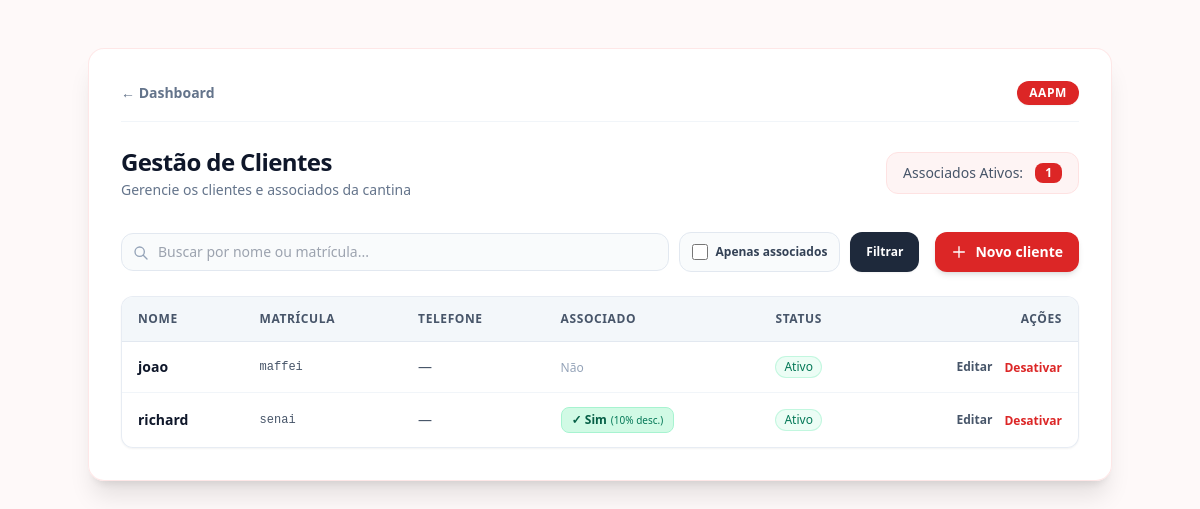
The app's page /clientes/ (signed in), older data.
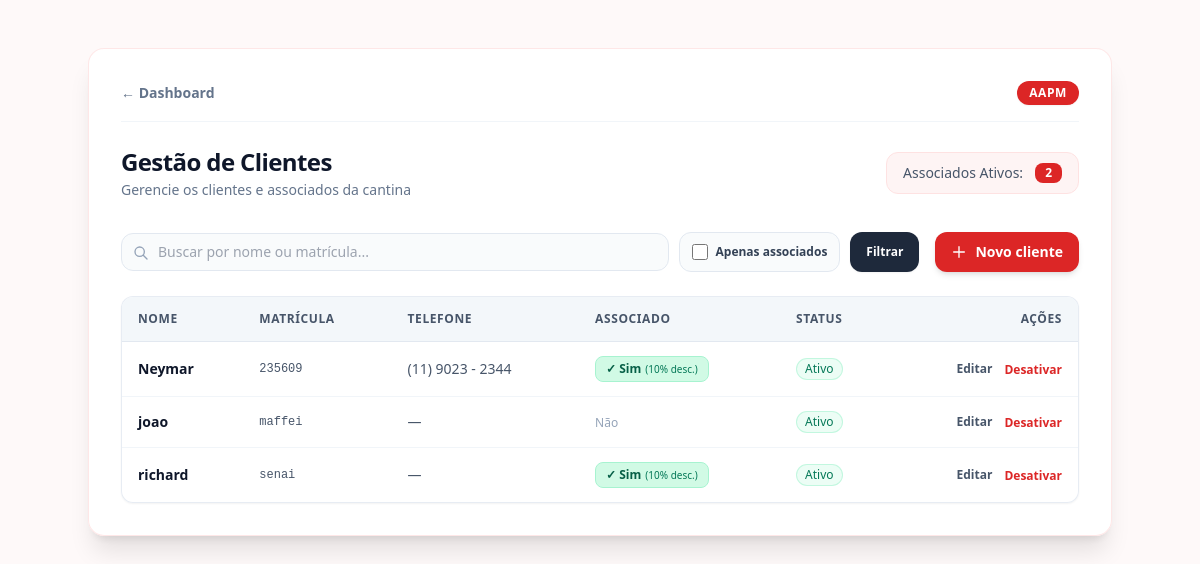
The same page, newer data.
### app/models/cliente.py (models this page shows, shortened)
class Cliente(Base):
    __tablename__ = "clientes"
    id         = Column(Integer, primary_key=True, index=True)
    nome       = Column(String(150), nullable=False, index=True)
    matricula  = Column(String(50), nullable=True, unique=True)
    telefone   = Column(String(20), nullable=True)
    is_associado = Column(Boolean, default=False, nullable=False)
    ativo      = Column(Boolean, default=True)
    criado_em  = Column(DateTime, server_default=func.now())
    vendas = relationship("Venda", back_populates="cliente")

### app/controllers/cliente_controller.py (the view)
@router.get("/")
def listar_clientes(
    request: Request,
    busca: str = "",
    apenas_associados: bool = False,
    db: Session = Depends(get_db),
    admin = Depends(get_admin)
):
    query = db.query(Cliente)
    if busca:
        query = query.filter(
            Cliente.nome.ilike(f"%{busca}%") |
            Cliente.matricula.ilike(f"%{busca}%")
        )
    if apenas_associados:
        query = query.filter(Cliente.is_associado == True)
    clientes = query.order_by(Cliente.nome).all()
    total_associados = db.query(Cliente).filter(
        Cliente.is_associado == True,
        Cliente.ativo == True
    ).count()
    return templates.TemplateResponse(
        request,
        "clientes/index.html",
        {
            "request":           request,
            "usuario":           admin,
            "clientes":          clientes,
            "busca":             busca,
            "apenas_associados": apenas_associados,
            "total_associados":  total_associados,
        }
    )

### app/templates/clientes/index.html (shortened to what this page needs)
<!DOCTYPE html>
<html lang="pt-br">
<head>
    <script src="https://cdn.tailwindcss.com"></script>
</head>
<body class="bg-red-50/40 min-h-screen flex flex-col items-center justify-start p-4 sm:p-6 font-sans text-slate-800 relative">
    <ul class="cubes-bg">
    </ul>
    <main class="w-full max-w-5xl bg-white/90 backdrop-blur-md rounded-2xl shadow-xl border border-red-100/80 p-6 sm:p-8 space-y-6 my-6 z-10">
        <div class="flex items-center justify-between border-b border-slate-100 pb-4">
            <a href="/" class="inline-flex items-center text-sm font-semibold text-slate-500 hover:text-red-600 transition-colors">
                ← Dashboard
            </a>
            <div class="px-3 py-1 bg-red-600 text-white font-bold text-xs rounded-xl shadow-sm tracking-wider">
                AAPM
            </div>
        </div>
        <div class="flex flex-col md:flex-row md:items-center justify-between gap-4">
            <div>
                <h1 class="text-2xl font-extrabold text-slate-900 tracking-tight">Gestão de Clientes</h1>
                <p class="text-sm text-slate-500 mt-0.5">Gerencie os clientes e associados da cantina</p>
            </div>
            <div class="inline-flex items-center gap-3 bg-red-50/80 border border-red-100 px-4 py-2.5 rounded-xl text-sm self-start md:self-auto">
                <span class="text-slate-600 font-medium">Associados Ativos:</span>
                <span class="px-2.5 py-0.5 bg-red-600 text-white font-bold rounded-lg text-xs">
                    {{ total_associados }}
                </span>
            </div>
        </div>
        <div class="flex flex-col lg:flex-row lg:items-center justify-between gap-4 pt-2">
            <form method="get" action="/clientes" class="flex flex-wrap items-center gap-2.5 flex-1">
                <div class="relative flex-1 min-w-[220px]">
                    <input type="text"
                           name="busca"
                           placeholder="Buscar por nome ou matrícula..."
                           value="{{ busca }}"
                           class="w-full pl-9 pr-4 py-2 bg-slate-50/80 border border-slate-200 rounded-xl focus:bg-white focus:outline-none focus:ring-2 focus:ring-red-500/20 focus:border-red-600 transition-all text-sm text-slate-900">
                    <svg class="w-4 h-4 text-slate-400 absolute left-3 top-3" fill="none" stroke="currentColor" viewBox="0 0 24 24">
                        <path stroke-linecap="round" stroke-linejoin="round" stroke-width="2" d="M21 21l-6-6m2-5a7 7 0 11-14 0 7 7 0 0114 0z"/>
                    </svg>
                </div>
                <label class="flex items-center gap-2 px-3 py-2 bg-slate-50/80 border border-slate-200 rounded-xl cursor-pointer hover:bg-slate-100/80 transition-colors text-xs font-semibold text-slate-700 h-[40px]">
                    <input type="checkbox"
                           name="apenas_associados"
                           value="true"
                           {{ 'checked' if apenas_associados }}
                           class="h-4 w-4 text-red-600 rounded border-slate-300 focus:ring-red-500">
                    Apenas associados
                </label>
                <button type="submit"
                        class="px-4 py-2 bg-slate-800 hover:bg-slate-900 text-white font-semibold rounded-xl text-xs transition-all shadow-sm h-[40px]">
                    Filtrar
                </button>
            </form>
            <a href="/clientes/novo"
               class="inline-flex items-center justify-center gap-2 px-4 py-2.5 bg-red-600 hover:bg-red-700 text-white font-semibold rounded-xl shadow-md hover:shadow-lg transition-all duration-200 text-sm whitespace-nowrap hover:-translate-y-0.5">
                <svg class="w-4 h-4" fill="none" stroke="currentColor" viewBox="0 0 24 24">
                    <path stroke-linecap="round" stroke-linejoin="round" stroke-width="2" d="M12 4v16m8-8H4"/>
                </svg>
                Novo cliente
            </a>
        </div>
        <div class="overflow-x-auto rounded-xl border border-slate-200/80 shadow-sm bg-white/60 backdrop-blur-sm">
            <table class="w-full text-left border-collapse">
                <thead>
                    <tr class="bg-slate-100/80 text-slate-600 text-xs font-bold uppercase tracking-wider border-b border-slate-200">
                        <th class="py-3.5 px-4">Nome</th>
                        <th class="py-3.5 px-4">Matrícula</th>
                        <th class="py-3.5 px-4">Telefone</th>
                        <th class="py-3.5 px-4">Associado</th>
                        <th class="py-3.5 px-4">Status</th>
                        <th class="py-3.5 px-4 text-right">Ações</th>
                    </tr>
                </thead>
                <tbody class="divide-y divide-slate-100 text-sm">
                    {% for c in clientes %}
                    <tr class="hover:bg-slate-50/80 transition-colors">
                        <td class="py-3.5 px-4 font-semibold text-slate-900">
                            {{ c.nome }}
                        </td>
                        <td class="py-3.5 px-4 text-slate-600 font-mono text-xs">
                            {{ c.matricula or "—" }}
                        </td>
                        <td class="py-3.5 px-4 text-slate-600">
                            {{ c.telefone or "—" }}
                        </td>
                        <td class="py-3.5 px-4">
                            {% if c.is_associado %}
                                <span class="inline-flex items-center gap-1 px-2.5 py-1 bg-emerald-100 text-emerald-800 font-bold text-xs rounded-lg border border-emerald-200">
                                    ✓ Sim <span class="font-normal text-[10px] text-emerald-700">(10% desc.)</span>
                                </span>
                            {% else %}
                                <span class="text-slate-400 text-xs font-medium">Não</span>
                            {% endif %}
                        </td>
                        <td class="py-3.5 px-4">
                            {% if c.ativo %}
                                <span class="inline-flex items-center px-2 py-0.5 rounded-full text-xs font-medium bg-emerald-50 text-emerald-700 border border-emerald-200/60">
                                    Ativo
                                </span>
                            {% else %}
                                <span class="inline-flex items-center px-2 py-0.5 rounded-full text-xs font-medium bg-slate-100 text-slate-500 border border-slate-200">
                                    Inativo
                                </span>
                            {% endif %}
                        </td>
                        <td class="py-3.5 px-4 text-right">
                            <div class="flex items-center justify-end gap-3">
                                <a href="/clientes/{{ c.id }}/editar"
                                   class="font-semibold text-slate-600 hover:text-red-600 transition-colors text-xs">
                                    Editar
                                </a>
                                <form action="/clientes/{{ c.id }}/toggle-ativo"
                                      method="post"
                                      class="inline">
                                    <button type="submit"
                                            class="font-semibold text-xs transition-colors {{ 'text-red-600 hover:text-red-800' if c.ativo else 'text-emerald-600 hover:text-emerald-800' }}">
                                        {{ "Desativar" if c.ativo else "Ativar" }}
                                    </button>
                                </form>
                            </div>
                        </td>
                    </tr>
                    {% endfor %}
                </tbody>
            </table>
        </div>
    </main>
</body>
</html>

### app/templates/clientes/index.html (style rules this page uses)
.cubes-bg { position: fixed; top: 0; left: 0; width: 100%; height: 100%; overflow: hidden; z-index: 0; margin: 0; padding: 0; }

Row changes from the older to the newer data that the page shows:
added Cliente: nome "Neymar", matricula "235609", telefone "(11) 9023 - 2344", is_associado "✓ Sim", shows "Ativo", ativo "Desativar"
Text that changed along with them:
{{ total_associados }}: "1" → "2"
